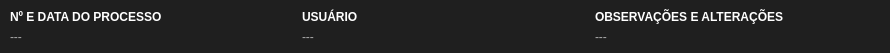
   <widget class="QWidget" name="widgetAnotacao" native="true">
    <property name="geometry">
     <rect>
      <x>0</x>
      <y>535</y>
      <width>890</width>
      <height>53</height>
     </rect>
    </property>
    <property name="styleSheet">
     <string notr="true">background-color: #1f1f1f;
border-radius: 4px;</string>
    </property>
    <widget class="QWidget" name="horizontalLayoutWidget_34">
     <property name="geometry">
      <rect>
       <x>10</x>
       <y>6</y>
       <width>871</width>
       <height>41</height>
      </rect>
     </property>
     <layout class="QHBoxLayout" name="horizontalLayout_34" stretch="0,0,0">
      <item>
       <layout class="QVBoxLayout" name="verticalLayout_119">
        <property name="spacing">
         <number>0</number>
        </property>
        <item>
         <widget class="QLabel" name="label_66">
          <property name="sizePolicy">
           <sizepolicy hsizetype="Expanding" vsizetype="Preferred">
            <horstretch>0</horstretch>
            <verstretch>0</verstretch>
           </sizepolicy>
          </property>
          <property name="maximumSize">
           <size>
            <width>16777215</width>
            <height>16777215</height>
           </size>
          </property>
          <property name="styleSheet">
           <string notr="true">font-weight: bold;
color: white;</string>
          </property>
          <property name="text">
           <string>Nº E DATA DO PROCESSO</string>
          </property>
         </widget>
        </item>
        <item>
         <widget class="QLabel" name="labelEnderecoEntregaImovelInscricaoImobiliaria_33">
          <property name="sizePolicy">
           <sizepolicy hsizetype="Expanding" vsizetype="Preferred">
            <horstretch>0</horstretch>
            <verstretch>0</verstretch>
           </sizepolicy>
          </property>
          <property name="maximumSize">
           <size>
            <width>16777215</width>
            <height>16777215</height>
           </size>
          </property>
          <property name="styleSheet">
           <string notr="true">color: #aaa;</string>
          </property>
          <property name="text">
           <string>---</string>
          </property>
         </widget>
        </item>
       </layout>
      </item>
      <item>
       <layout class="QVBoxLayout" name="verticalLayout_170">
        <property name="spacing">
         <number>0</number>
        </property>
        <item>
         <widget class="QLabel" name="label_67">
          <property name="sizePolicy">
           <sizepolicy hsizetype="Expanding" vsizetype="Preferred">
            <horstretch>0</horstretch>
            <verstretch>0</verstretch>
           </sizepolicy>
          </property>
          <property name="maximumSize">
           <size>
            <width>16777215</width>
            <height>16777215</height>
           </size>
          </property>
          <property name="styleSheet">
           <string notr="true">font-weight: bold;
color: white;</string>
          </property>
          <property name="text">
           <string>USUÁRIO</string>
          </property>
         </widget>
        </item>
        <item>
         <widget class="QLabel" name="labelEnderecoEntregaImovelInscricaoImobiliaria_34">
          <property name="sizePolicy">
           <sizepolicy hsizetype="Expanding" vsizetype="Preferred">
            <horstretch>0</horstretch>
            <verstretch>0</verstretch>
           </sizepolicy>
          </property>
          <property name="maximumSize">
           <size>
            <width>16777215</width>
            <height>16777215</height>
           </size>
          </property>
          <property name="styleSheet">
           <string notr="true">color: #aaa;</string>
          </property>
          <property name="text">
           <string>---</string>
          </property>
         </widget>
        </item>
       </layout>
      </item>
      <item>
       <layout class="QVBoxLayout" name="verticalLayout_171">
        <property name="spacing">
         <number>0</number>
        </property>
        <item>
         <widget class="QLabel" name="label_68">
          <property name="sizePolicy">
           <sizepolicy hsizetype="Expanding" vsizetype="Preferred">
            <horstretch>0</horstretch>
            <verstretch>0</verstretch>
           </sizepolicy>
          </property>
          <property name="maximumSize">
           <size>
            <width>16777215</width>
            <height>16777215</height>
           </size>
          </property>
          <property name="styleSheet">
           <string notr="true">font-weight: bold;
color: white;</string>
          </property>
          <property name="text">
           <string>OBSERVAÇÕES E ALTERAÇÕES</string>
          </property>
         </widget>
        </item>
        <item>
         <widget class="QLabel" name="labelEnderecoEntregaImovelInscricaoImobiliaria_35">
          <property name="sizePolicy">
           <sizepolicy hsizetype="Expanding" vsizetype="Preferred">
            <horstretch>0</horstretch>
            <verstretch>0</verstretch>
           </sizepolicy>
          </property>
          <property name="maximumSize">
           <size>
            <width>16777215</width>
            <height>16777215</height>
           </size>
          </property>
          <property name="styleSheet">
           <string notr="true">color: #aaa;</string>
          </property>
          <property name="text">
           <string>---</string>
          </property>
         </widget>
        </item>
       </layout>
      </item>
     </layout>
    </widget>
   </widget>
